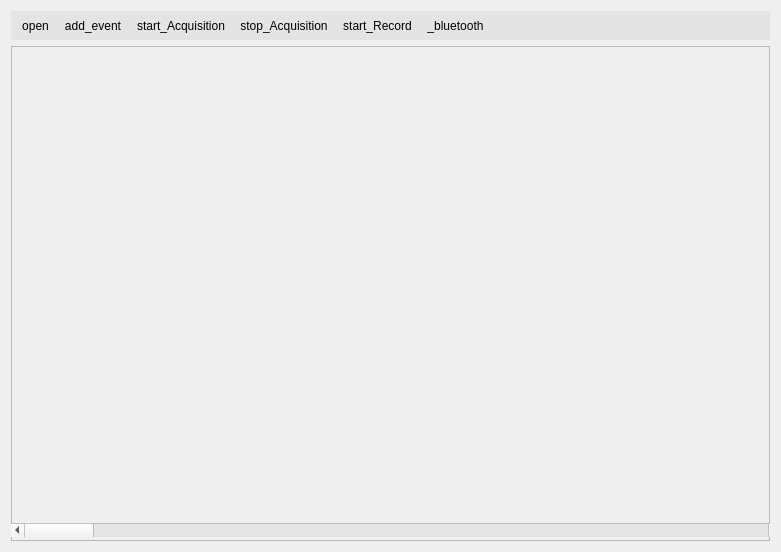
<?xml version="1.0" encoding="UTF-8"?>
<ui version="4.0">
 <class>Waveform</class>
 <widget class="QWidget" name="Waveform">
  <property name="geometry">
   <rect>
    <x>0</x>
    <y>0</y>
    <width>781</width>
    <height>552</height>
   </rect>
  </property>
  <property name="windowTitle">
   <string>波形界面</string>
  </property>
  <property name="styleSheet">
   <string notr="true"/>
  </property>
  <layout class="QGridLayout" name="gridLayout">
   <item row="0" column="0">
    <widget class="QToolBar" name="toolBar">
     <property name="sizePolicy">
      <sizepolicy hsizetype="Preferred" vsizetype="Fixed">
       <horstretch>0</horstretch>
       <verstretch>0</verstretch>
      </sizepolicy>
     </property>
     <property name="styleSheet">
      <string notr="true">QWidget{
	background-color: rgb(228, 228, 228);  /* 设置背景色为灰色 */
}</string>
     </property>
     <property name="orientation">
      <enum>Qt::Horizontal</enum>
     </property>
     <property name="iconSize">
      <size>
       <width>25</width>
       <height>25</height>
      </size>
     </property>
     <property name="toolButtonStyle">
      <enum>Qt::ToolButtonIconOnly</enum>
     </property>
     <addaction name="action_Open"/>
     <addaction name="action_Add_Event"/>
     <addaction name="action_Start_Acquisition"/>
     <addaction name="action_Stop_Acquisition"/>
     <addaction name="action_Start_Record"/>
     <addaction name="action_bluetooth"/>
    </widget>
   </item>
   <item row="1" column="0">
    <widget class="QFrame" name="frame">
     <property name="frameShape">
      <enum>QFrame::StyledPanel</enum>
     </property>
     <property name="frameShadow">
      <enum>QFrame::Raised</enum>
     </property>
     <widget class="QWidget" name="layoutWidget_2">
      <property name="geometry">
       <rect>
        <x>0</x>
        <y>440</y>
        <width>771</width>
        <height>51</height>
       </rect>
      </property>
      <layout class="QVBoxLayout" name="verticalLayout">
       <item>
        <widget class="QLabel" name="connectstate">
         <property name="text">
          <string/>
         </property>
        </widget>
       </item>
       <item>
        <widget class="QScrollBar" name="horizontalScrollBar_2">
         <property name="orientation">
          <enum>Qt::Horizontal</enum>
         </property>
        </widget>
       </item>
      </layout>
     </widget>
     <widget class="QWidget" name="layoutWidget">
      <property name="geometry">
       <rect>
        <x>0</x>
        <y>10</y>
        <width>761</width>
        <height>22</height>
       </rect>
      </property>
      <layout class="QHBoxLayout" name="horizontalLayout">
       <property name="spacing">
        <number>3</number>
       </property>
       <item>
        <spacer name="horizontalSpacer_3">
         <property name="orientation">
          <enum>Qt::Horizontal</enum>
         </property>
         <property name="sizeHint" stdset="0">
          <size>
           <width>40</width>
           <height>20</height>
          </size>
         </property>
        </spacer>
       </item>
       <item>
        <spacer name="horizontalSpacer_5">
         <property name="orientation">
          <enum>Qt::Horizontal</enum>
         </property>
         <property name="sizeHint" stdset="0">
          <size>
           <width>40</width>
           <height>20</height>
          </size>
         </property>
        </spacer>
       </item>
       <item>
        <spacer name="horizontalSpacer_4">
         <property name="orientation">
          <enum>Qt::Horizontal</enum>
         </property>
         <property name="sizeHint" stdset="0">
          <size>
           <width>40</width>
           <height>20</height>
          </size>
         </property>
        </spacer>
       </item>
       <item>
        <spacer name="horizontalSpacer_2">
         <property name="orientation">
          <enum>Qt::Horizontal</enum>
         </property>
         <property name="sizeHint" stdset="0">
          <size>
           <width>40</width>
           <height>20</height>
          </size>
         </property>
        </spacer>
       </item>
       <item>
        <spacer name="horizontalSpacer">
         <property name="orientation">
          <enum>Qt::Horizontal</enum>
         </property>
         <property name="sizeHint" stdset="0">
          <size>
           <width>40</width>
           <height>20</height>
          </size>
         </property>
        </spacer>
       </item>
      </layout>
     </widget>
     <widget class="QCustomPlot" name="customPlot" native="true">
      <property name="enabled">
       <bool>true</bool>
      </property>
      <property name="geometry">
       <rect>
        <x>0</x>
        <y>40</y>
        <width>761</width>
        <height>391</height>
       </rect>
      </property>
      <widget class="QScrollBar" name="horizontalScrollBar">
       <property name="geometry">
        <rect>
         <x>0</x>
         <y>420</y>
         <width>791</width>
         <height>16</height>
        </rect>
       </property>
       <property name="orientation">
        <enum>Qt::Horizontal</enum>
       </property>
      </widget>
     </widget>
    </widget>
   </item>
  </layout>
  <action name="action_Open">
   <property name="icon">
    <iconset resource="res.qrc">
     <normaloff>:/img/icons8-opened-folder-64.png</normaloff>:/img/icons8-opened-folder-64.png</iconset>
   </property>
   <property name="text">
    <string>open</string>
   </property>
   <property name="toolTip">
    <string>打开文件</string>
   </property>
   <property name="shortcut">
    <string>Ctrl+O</string>
   </property>
   <property name="menuRole">
    <enum>QAction::TextHeuristicRole</enum>
   </property>
  </action>
  <action name="action_Add_Event">
   <property name="icon">
    <iconset resource="res.qrc">
     <normaloff>:/img/icons8-finish-flag-64.png</normaloff>:/img/icons8-finish-flag-64.png</iconset>
   </property>
   <property name="text">
    <string>add_event</string>
   </property>
   <property name="toolTip">
    <string>点此测试打标</string>
   </property>
   <property name="menuRole">
    <enum>QAction::TextHeuristicRole</enum>
   </property>
  </action>
  <action name="action_Start_Acquisition">
   <property name="icon">
    <iconset resource="res.qrc">
     <normaloff>:/img/icons8-play-64.png</normaloff>:/img/icons8-play-64.png</iconset>
   </property>
   <property name="text">
    <string>start_Acquisition</string>
   </property>
   <property name="toolTip">
    <string>开始</string>
   </property>
   <property name="menuRole">
    <enum>QAction::TextHeuristicRole</enum>
   </property>
  </action>
  <action name="action_Stop_Acquisition">
   <property name="icon">
    <iconset resource="res.qrc">
     <normaloff>:/img/icons8-stop-64.png</normaloff>:/img/icons8-stop-64.png</iconset>
   </property>
   <property name="text">
    <string>stop_Acquisition</string>
   </property>
   <property name="toolTip">
    <string>停止</string>
   </property>
   <property name="menuRole">
    <enum>QAction::TextHeuristicRole</enum>
   </property>
  </action>
  <action name="action_Start_Record">
   <property name="icon">
    <iconset resource="res.qrc">
     <normaloff>:/img/icons8-record-96.png</normaloff>:/img/icons8-record-96.png</iconset>
   </property>
   <property name="text">
    <string>start_Record</string>
   </property>
   <property name="toolTip">
    <string>点此记录波形</string>
   </property>
   <property name="menuRole">
    <enum>QAction::TextHeuristicRole</enum>
   </property>
  </action>
  <action name="action_bluetooth">
   <property name="icon">
    <iconset resource="res.qrc">
     <normaloff>:/img/ic_usb_bluetooth.png</normaloff>:/img/ic_usb_bluetooth.png</iconset>
   </property>
   <property name="text">
    <string>_bluetooth</string>
   </property>
   <property name="toolTip">
    <string>刷新设备</string>
   </property>
   <property name="menuRole">
    <enum>QAction::TextHeuristicRole</enum>
   </property>
  </action>
 </widget>
 <customwidgets>
  <customwidget>
   <class>QCustomPlot</class>
   <extends>QWidget</extends>
   <header>qcustomplot.h</header>
   <container>1</container>
  </customwidget>
 </customwidgets>
 <resources>
  <include location="res.qrc"/>
 </resources>
 <connections/>
</ui>
